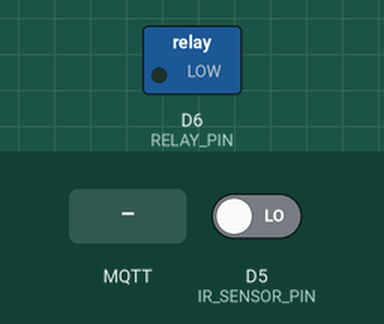
Recording of a sketch running on a simulated ESP8266 (NodeMCU). Parts: switched loads named in the sketch (green lamp = pin HIGH). The test bench sets the inputs (shaded band); at power-on: D5 (IR_SENSOR_PIN) LOW. WiFi joins after 1.5 s; servers stay silent unless stated; no MQTT or app messages arrive unless stated; what the sketch prints to the serial monitor is not drawn.

Above: at 3.2 s.
3.3 s: MQTT message "On" arrives on the first subscribed topic
At 4.6 s:
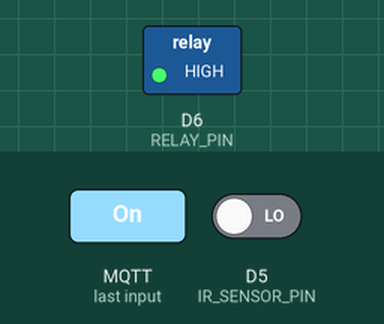
7.5 s: MQTT message "Off" arrives on the first subscribed topic
At 7.9 s:
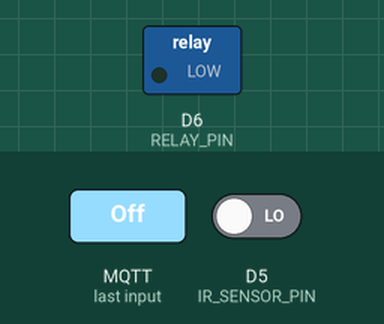
Timing chart, 0 to 10.5 s (numbered marks = the images above; inputs shaded):
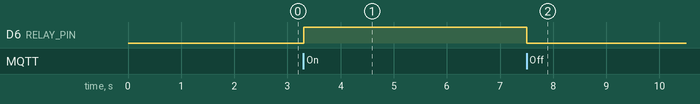

Measured:
- after the input at 3.3 s, D6 (RELAY_PIN): LOW → HIGH at once
- after the input at 7.5 s, D6 (RELAY_PIN): HIGH → LOW at once

The sketch:

main.ino
```cpp
/************************************************************
 * ESP8266 / ESP32 MQTT-Controlled Relay & IR Sensor System *
 *
 * Description:
 * This code connects an ESP8266 or ESP32 to Wi-Fi and MQTT,
 * subscribes to a topic to control a relay (or LED), and
 * publishes IR sensor status periodically.
 *
 * To use with ESP32:
 * - Change `#include <ESP8266WiFi.h>` to `#include <WiFi.h>`
 * - Replace GPIO names (D5/D6) with actual GPIO numbers (e.g., 14, 12)
 ************************************************************/

// ==========================
// Wi-Fi Configuration
// ==========================
#define ssid "aboud"
#define pass "12345678"

// ==========================
// MQTT Configuration
// ==========================
const char* broker = "10.252.0.156";       // MQTT Broker IP (e.g., Raspberry Pi)
const int port = 1883;
const char* topicSub = "/sectorb5/ABDO/led";      // Topic to receive control commands
const char* topicPub = "/sectorb5/ABDO/irsensor"; // Topic to publish IR sensor status

// ==========================
// Hardware Pin Definitions
// ==========================
// NOTE: When using a Relay instead of LED, ensure relay module is active HIGH or LOW accordingly.
#define RELAY_PIN D6         // Pin connected to relay (or LED for testing)
#define IR_SENSOR_PIN D5     // Pin connected to IR sensor output

// ==========================
// Libraries
// ==========================
// For ESP32: Replace with <WiFi.h>
#include <ESP8266WiFi.h>
#include <PubSubClient.h>

// ==========================
// Global Variables
// ==========================
WiFiClient wifiClient;
PubSubClient client(wifiClient);
char Array_Payload[10] = {};  // Buffer to hold incoming MQTT payloads

// ==========================
// MQTT Callback Function
// ==========================
void callback(char* topic, byte* payload, unsigned int length) {
  // Copy payload to buffer and null-terminate
  for (unsigned int i = 0; i < length; i++) {
    Array_Payload[i] = (char)payload[i];
  }
  Array_Payload[length] = '\0';

  Serial.print("Message arrived on topic: ");
  Serial.println(topic);
  Serial.print("Payload: ");
  Serial.println(Array_Payload);

  // Compare received message and toggle relay
  if (strcmp(Array_Payload, "On") == 0) {
    digitalWrite(RELAY_PIN, HIGH); // For active HIGH relay
    Serial.println("Relay turned ON");
  } else if (strcmp(Array_Payload, "Off") == 0) {
    digitalWrite(RELAY_PIN, LOW);  // For active HIGH relay
    Serial.println("Relay turned OFF");
  }
}

// ==========================
// Setup Function
// ==========================
void setup() {
  Serial.begin(9600);

  // Configure GPIO modes
  pinMode(RELAY_PIN, OUTPUT);
  pinMode(IR_SENSOR_PIN, INPUT);
  digitalWrite(RELAY_PIN, LOW); // Ensure relay starts OFF

  // Wi-Fi Connection
  Serial.print("Connecting to WiFi");
  WiFi.begin(ssid, pass);

  int tries = 0;
  while (WiFi.status() != WL_CONNECTED) {
    delay(1000);
    Serial.print(".");
    tries++;
    if (tries > 20) {
      Serial.println("\n❌ Failed to connect to WiFi.");
      return;
    }
  }

  Serial.println("\n✅ WiFi connected!");
  Serial.print("IP Address: ");
  Serial.println(WiFi.localIP());

  // Configure MQTT
  client.setServer(broker, port);
  client.setCallback(callback);

  // Connect to MQTT broker
  while (!client.connected()) {
    Serial.println("Connecting to MQTT broker...");
    if (client.connect("ESPClient")) {
      Serial.println("✅ Connected to MQTT broker!");
      client.subscribe(topicSub);
    } else {
      Serial.print("❌ Failed, rc=");
      Serial.print(client.state());
      Serial.println(" try again in 2 seconds");
      delay(2000);
    }
  }
}

// ==========================
// Main Loop
// ==========================
unsigned long lastSent = 0;

void loop() {
  client.loop();  // Keep MQTT connection alive

  // Reconnect if connection drops (good practice)
  if (!client.connected()) {
    while (!client.connected()) {
      Serial.println("Reconnecting to MQTT broker...");
      if (client.connect("ESPClient")) {
        Serial.println("✅ Reconnected!");
        client.subscribe(topicSub);
      } else {
        Serial.print("❌ Failed, rc=");
        Serial.print(client.state());
        delay(2000);
      }
    }
  }

  // Periodically publish IR sensor status
  if (millis() - lastSent > 1000) {
    lastSent = millis();

    int sensorState = digitalRead(IR_SENSOR_PIN);
    const char* status = (sensorState == HIGH) ? "CLEAR" : "OBSTACLE";

    if (client.publish(topicPub, status)) {
      Serial.print("Published: ");
      Serial.println(status);
    } else {
      Serial.println("❌ Failed to publish IR status");
    }
  }

  delay(10); // Slight delay to reduce CPU usage
}
```
